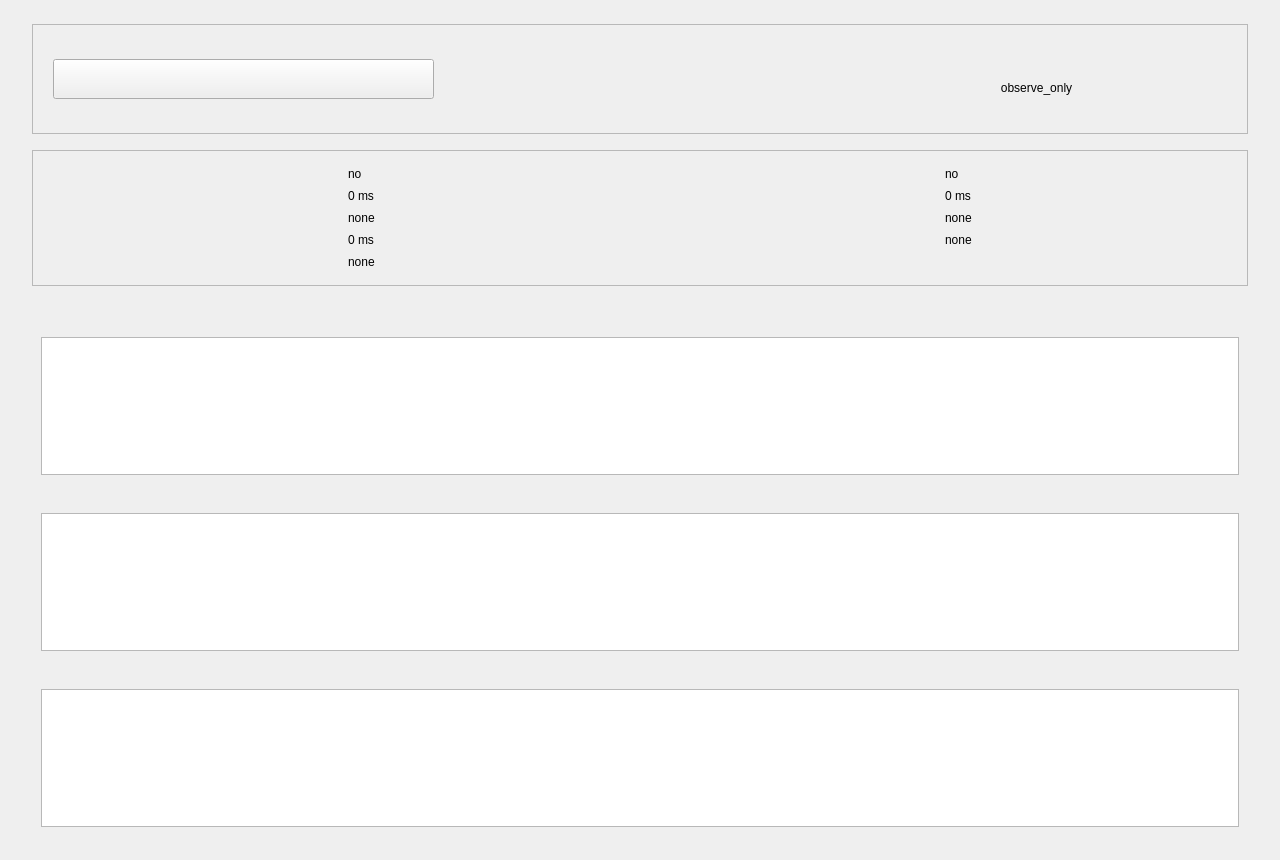
<?xml version="1.0" encoding="UTF-8"?>
<ui version="4.0">
 <class>PlatformDiagnosticsPage</class>
 <widget class="QWidget" name="PlatformDiagnosticsPage">
  <property name="geometry">
   <rect>
    <x>0</x>
    <y>0</y>
    <width>1280</width>
    <height>860</height>
   </rect>
  </property>
  <property name="windowTitle">
   <string>PlatformDiagnosticsPage</string>
  </property>
  <layout class="QVBoxLayout" name="mainLayout">
   <property name="spacing">
    <number>16</number>
   </property>
   <property name="leftMargin">
    <number>32</number>
   </property>
   <property name="topMargin">
    <number>24</number>
   </property>
   <property name="rightMargin">
    <number>32</number>
   </property>
   <property name="bottomMargin">
    <number>24</number>
   </property>
   <item>
    <widget class="QFrame" name="headerFrame">
     <property name="frameShape">
      <enum>QFrame::StyledPanel</enum>
     </property>
     <layout class="QHBoxLayout" name="headerLayout">
      <property name="spacing">
       <number>16</number>
      </property>
      <property name="leftMargin">
       <number>20</number>
      </property>
      <property name="topMargin">
       <number>16</number>
      </property>
      <property name="rightMargin">
       <number>20</number>
      </property>
      <property name="bottomMargin">
       <number>16</number>
      </property>
      <item>
       <widget class="QPushButton" name="backButton">
        <property name="minimumSize">
         <size>
          <width>160</width>
          <height>40</height>
         </size>
        </property>
        <property name="cursor">
         <cursorShape>PointingHandCursor</cursorShape>
        </property>
        <property name="text">
         <string/>
        </property>
       </widget>
      </item>
      <item>
       <layout class="QVBoxLayout" name="titleLayout">
        <property name="spacing">
         <number>6</number>
        </property>
        <item>
         <widget class="QLabel" name="eyebrowLabel">
          <property name="text">
           <string/>
          </property>
         </widget>
        </item>
        <item>
         <widget class="QLabel" name="titleLabel">
          <property name="text">
           <string/>
          </property>
         </widget>
        </item>
        <item>
         <widget class="QLabel" name="subtitleLabel">
          <property name="text">
           <string/>
          </property>
          <property name="wordWrap">
           <bool>true</bool>
          </property>
         </widget>
        </item>
       </layout>
      </item>
      <item>
       <widget class="QFrame" name="runtimeModeFrame">
        <property name="frameShape">
         <enum>QFrame::NoFrame</enum>
        </property>
        <layout class="QVBoxLayout" name="runtimeModeLayout">
         <property name="spacing">
          <number>4</number>
         </property>
         <item>
          <widget class="QLabel" name="runtimeModeCaptionLabel">
           <property name="text">
            <string/>
           </property>
           <property name="alignment">
            <set>Qt::AlignCenter</set>
           </property>
          </widget>
         </item>
         <item>
          <widget class="QLabel" name="runtimeModeValueLabel">
           <property name="minimumSize">
            <size>
             <width>180</width>
             <height>40</height>
            </size>
           </property>
           <property name="text">
            <string>observe_only</string>
           </property>
           <property name="alignment">
            <set>Qt::AlignCenter</set>
           </property>
          </widget>
         </item>
        </layout>
       </widget>
      </item>
     </layout>
    </widget>
   </item>
   <item>
    <widget class="QFrame" name="overviewFrame">
     <property name="frameShape">
      <enum>QFrame::StyledPanel</enum>
     </property>
     <layout class="QGridLayout" name="overviewLayout">
      <property name="horizontalSpacing">
       <number>12</number>
      </property>
      <property name="verticalSpacing">
       <number>8</number>
      </property>
      <property name="leftMargin">
       <number>16</number>
      </property>
      <property name="topMargin">
       <number>16</number>
      </property>
      <property name="rightMargin">
       <number>16</number>
      </property>
      <property name="bottomMargin">
       <number>16</number>
      </property>
      <item row="0" column="0">
       <widget class="QLabel" name="frameworkReadyCaptionLabel">
        <property name="text">
         <string/>
        </property>
       </widget>
      </item>
      <item row="0" column="1">
       <widget class="QLabel" name="frameworkReadyValueLabel">
        <property name="text">
         <string>no</string>
        </property>
       </widget>
      </item>
      <item row="0" column="2">
       <widget class="QLabel" name="platformReadyCaptionLabel">
        <property name="text">
         <string/>
        </property>
       </widget>
      </item>
      <item row="0" column="3">
       <widget class="QLabel" name="platformReadyValueLabel">
        <property name="text">
         <string>no</string>
        </property>
       </widget>
      </item>
      <item row="1" column="0">
       <widget class="QLabel" name="startupReadyPathCaptionLabel">
        <property name="text">
         <string/>
        </property>
       </widget>
      </item>
      <item row="1" column="1">
       <widget class="QLabel" name="startupReadyPathValueLabel">
        <property name="text">
         <string>0 ms</string>
        </property>
       </widget>
      </item>
      <item row="1" column="2">
       <widget class="QLabel" name="warmupTailCaptionLabel">
        <property name="text">
         <string/>
        </property>
       </widget>
      </item>
      <item row="1" column="3">
       <widget class="QLabel" name="warmupTailValueLabel">
        <property name="text">
         <string>0 ms</string>
        </property>
       </widget>
      </item>
      <item row="2" column="0">
       <widget class="QLabel" name="blockingPointCaptionLabel">
        <property name="text">
         <string/>
        </property>
       </widget>
      </item>
      <item row="2" column="1">
       <widget class="QLabel" name="blockingPointValueLabel">
        <property name="text">
         <string>none</string>
        </property>
       </widget>
      </item>
      <item row="2" column="2">
       <widget class="QLabel" name="failurePointCaptionLabel">
        <property name="text">
         <string/>
        </property>
       </widget>
      </item>
      <item row="2" column="3">
       <widget class="QLabel" name="failurePointValueLabel">
        <property name="text">
         <string>none</string>
        </property>
       </widget>
      </item>
      <item row="3" column="0">
       <widget class="QLabel" name="fullObservedStartupCaptionLabel">
        <property name="text">
         <string/>
        </property>
       </widget>
      </item>
      <item row="3" column="1">
       <widget class="QLabel" name="fullObservedStartupValueLabel">
        <property name="text">
         <string>0 ms</string>
        </property>
       </widget>
      </item>
      <item row="3" column="2">
       <widget class="QLabel" name="slowestPluginCaptionLabel">
        <property name="text">
         <string/>
        </property>
       </widget>
      </item>
      <item row="3" column="3">
       <widget class="QLabel" name="slowestPluginValueLabel">
        <property name="text">
         <string>none</string>
        </property>
       </widget>
      </item>
      <item row="4" column="0">
       <widget class="QLabel" name="recoveryHintsCaptionLabel">
        <property name="text">
         <string/>
        </property>
       </widget>
      </item>
      <item row="4" column="1" colspan="3">
       <widget class="QLabel" name="recoveryHintsValueLabel">
        <property name="text">
         <string>none</string>
        </property>
        <property name="wordWrap">
         <bool>true</bool>
        </property>
       </widget>
      </item>
     </layout>
    </widget>
   </item>
   <item>
    <widget class="QFrame" name="tablesFrame">
     <property name="frameShape">
      <enum>QFrame::NoFrame</enum>
     </property>
     <layout class="QVBoxLayout" name="tablesLayout">
      <property name="spacing">
       <number>12</number>
      </property>
      <item>
       <widget class="QLabel" name="problemTableTitleLabel">
        <property name="text">
         <string/>
        </property>
       </widget>
      </item>
      <item>
       <widget class="QTableWidget" name="problemTableWidget"/>
      </item>
      <item>
       <widget class="QLabel" name="pluginTableTitleLabel">
        <property name="text">
         <string/>
        </property>
       </widget>
      </item>
      <item>
       <widget class="QTableWidget" name="pluginTableWidget"/>
      </item>
      <item>
       <widget class="QLabel" name="traceTableTitleLabel">
        <property name="text">
         <string/>
        </property>
       </widget>
      </item>
      <item>
       <widget class="QTableWidget" name="traceTableWidget"/>
      </item>
     </layout>
    </widget>
   </item>
  </layout>
 </widget>
 <resources/>
 <connections/>
</ui>
